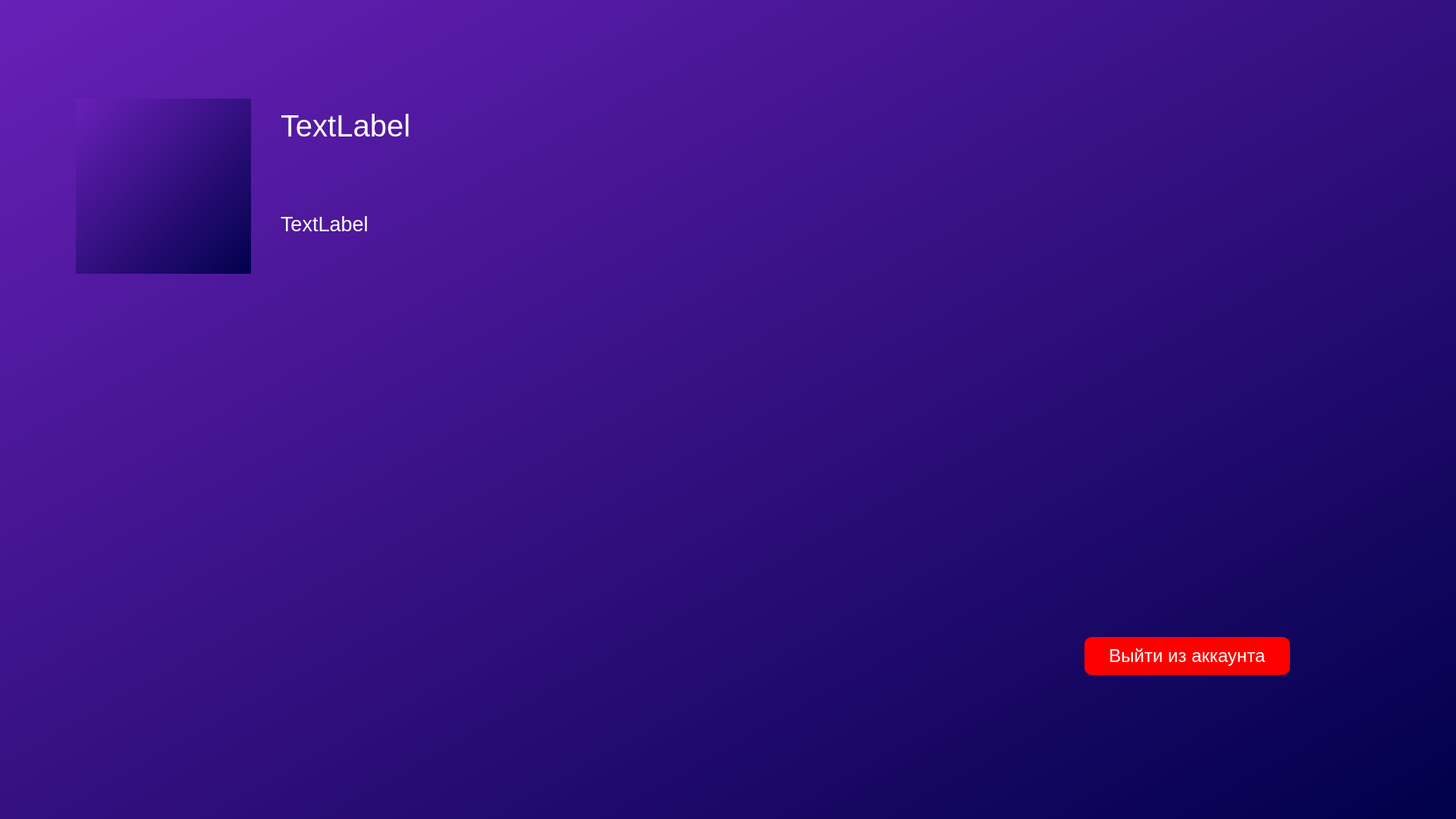
<?xml version="1.0" encoding="UTF-8"?>
<ui version="4.0">
 <class>profile</class>
 <widget class="QMainWindow" name="profile">
  <property name="geometry">
   <rect>
    <x>0</x>
    <y>0</y>
    <width>1920</width>
    <height>1080</height>
   </rect>
  </property>
  <property name="windowTitle">
   <string>MainWindow</string>
  </property>
  <property name="styleSheet">
   <string notr="true">background-color: qlineargradient(spread:pad, x1:0, y1:0, x2:1, y2:1, stop:0 rgba(104, 32, 183, 255), stop:1 rgba(0, 0, 75, 255))</string>
  </property>
  <widget class="QWidget" name="centralwidget">
   <widget class="QPushButton" name="pushButton">
    <property name="geometry">
     <rect>
      <x>40</x>
      <y>10</y>
      <width>80</width>
      <height>80</height>
     </rect>
    </property>
    <property name="sizePolicy">
     <sizepolicy hsizetype="Minimum" vsizetype="Fixed">
      <horstretch>0</horstretch>
      <verstretch>0</verstretch>
     </sizepolicy>
    </property>
    <property name="font">
     <font>
      <bold>false</bold>
      <stylestrategy>PreferDefault</stylestrategy>
      <kerning>false</kerning>
     </font>
    </property>
    <property name="acceptDrops">
     <bool>false</bool>
    </property>
    <property name="styleSheet">
     <string notr="true">background-color: qlineargradient(spread:pad, x1:0, y1:0, x2:1, y2:0, stop:0 rgba(0, 0, 0, 0), stop:1 rgba(255, 255, 255, 0));
selection-color: rgba(255, 255, 255, 0);
border-color: rgba(255, 255, 255, 0);
border-radius: 10px;</string>
    </property>
    <property name="text">
     <string/>
    </property>
    <property name="icon">
     <iconset resource="back.qrc">
      <normaloff>:/new/prefix1/image/back.png</normaloff>:/new/prefix1/image/back.png</iconset>
    </property>
    <property name="iconSize">
     <size>
      <width>70</width>
      <height>70</height>
     </size>
    </property>
    <property name="shortcut">
     <string/>
    </property>
    <property name="checkable">
     <bool>false</bool>
    </property>
    <property name="autoRepeat">
     <bool>false</bool>
    </property>
    <property name="autoExclusive">
     <bool>false</bool>
    </property>
    <property name="autoDefault">
     <bool>false</bool>
    </property>
    <property name="default">
     <bool>false</bool>
    </property>
    <property name="flat">
     <bool>true</bool>
    </property>
   </widget>
   <widget class="QLabel" name="label">
    <property name="geometry">
     <rect>
      <x>100</x>
      <y>130</y>
      <width>231</width>
      <height>231</height>
     </rect>
    </property>
    <property name="text">
     <string/>
    </property>
   </widget>
   <widget class="QLabel" name="label_2">
    <property name="geometry">
     <rect>
      <x>370</x>
      <y>140</y>
      <width>401</width>
      <height>51</height>
     </rect>
    </property>
    <property name="font">
     <font>
      <pointsize>30</pointsize>
     </font>
    </property>
    <property name="styleSheet">
     <string notr="true">background-color: qlineargradient(spread:pad, x1:0, y1:0, x2:1, y2:0, stop:0 rgba(0, 0, 0, 0), stop:1 rgba(255, 255, 255, 0));
color: rgb(255, 255, 255);</string>
    </property>
    <property name="text">
     <string>TextLabel</string>
    </property>
   </widget>
   <widget class="QLabel" name="label_3">
    <property name="geometry">
     <rect>
      <x>370</x>
      <y>240</y>
      <width>401</width>
      <height>111</height>
     </rect>
    </property>
    <property name="font">
     <font>
      <pointsize>20</pointsize>
     </font>
    </property>
    <property name="styleSheet">
     <string notr="true">color: rgb(255, 255, 255);
background-color: qlineargradient(spread:pad, x1:0, y1:0, x2:1, y2:0, stop:0 rgba(0, 0, 0, 0), stop:1 rgba(255, 255, 255, 0));</string>
    </property>
    <property name="text">
     <string>TextLabel</string>
    </property>
   </widget>
   <widget class="QPushButton" name="quitBtn_2">
    <property name="geometry">
     <rect>
      <x>1430</x>
      <y>840</y>
      <width>271</width>
      <height>50</height>
     </rect>
    </property>
    <property name="sizePolicy">
     <sizepolicy hsizetype="Minimum" vsizetype="Fixed">
      <horstretch>0</horstretch>
      <verstretch>0</verstretch>
     </sizepolicy>
    </property>
    <property name="sizeIncrement">
     <size>
      <width>0</width>
      <height>0</height>
     </size>
    </property>
    <property name="font">
     <font>
      <pointsize>18</pointsize>
     </font>
    </property>
    <property name="layoutDirection">
     <enum>Qt::LeftToRight</enum>
    </property>
    <property name="autoFillBackground">
     <bool>false</bool>
    </property>
    <property name="styleSheet">
     <string notr="true">background-color: rgb(255, 0, 0);
color: rgb(255, 255, 255);
border-radius: 10px;
</string>
    </property>
    <property name="text">
     <string>Выйти из аккаунта</string>
    </property>
    <property name="icon">
     <iconset resource="back.qrc">
      <normaloff>:/new/prefix1/image/exit.png</normaloff>:/new/prefix1/image/exit.png</iconset>
    </property>
    <property name="iconSize">
     <size>
      <width>28</width>
      <height>28</height>
     </size>
    </property>
    <property name="autoDefault">
     <bool>false</bool>
    </property>
    <property name="default">
     <bool>false</bool>
    </property>
    <property name="flat">
     <bool>false</bool>
    </property>
   </widget>
  </widget>
 </widget>
 <resources>
  <include location="back.qrc"/>
 </resources>
 <connections/>
</ui>
